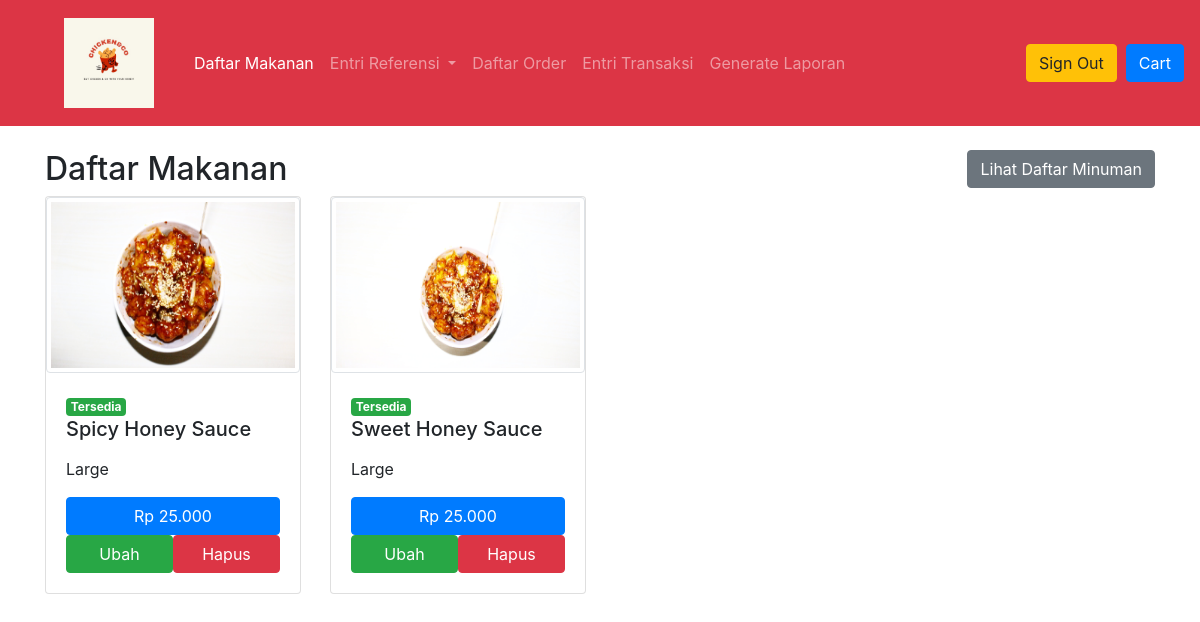
The app's page /admin.php?menu=daftar_makanan (signed in) with its own data.
### tables this page shows
CREATE TABLE IF NOT EXISTS `masakan` (
  `id_masakan` int(11) NOT NULL,
  `nama_masakan` varchar(25) NOT NULL,
  `deskripsi` text NOT NULL,
  `harga` int(11) NOT NULL,
  `status_masakan` int(11) NOT NULL,
  `foto` varchar(50) NOT NULL,
  `kategori_masakan` varchar(11) NOT NULL
);

### rupiah.php (called while the page is built)
<?php
function rupiah($str)
{
    return number_format($str, 0, ",", ".");
}
?>

### admin.php (the view, shortened to what this page needs)
<!DOCTYPE html>
<html>
<head>
	<link rel="stylesheet" href="https://stackpath.bootstrapcdn.com/bootstrap/4.4.1/css/bootstrap.min.css">
    <link rel="stylesheet" type="text/css" href="https://cdn.datatables.net/1.10.20/css/jquery.dataTables.min.css">
    <link rel="stylesheet" href="https://unpkg.com/aos@next/dist/aos.css" />
</head>
<body>
<?php
    include "koneksi.php";
    include "rupiah.php";
    include "navbar_admin.php";
    if(isset($_GET['menu'])){
      if($_GET['menu']=="daftar_makanan"){
        include "daftar_makanan.php";
      }else if($_GET['menu']=="generate_laporan"){
        include "generate_laporan.php";
      }else if($_GET['menu']=="daftar_order"){
      include "daftar_order.php";
      }else if($_GET['menu']=="entri_transaksi"){
      include "entri_transaksi.php";
      }else if($_GET['menu']=="daftar_minuman"){
        include "daftar_minuman.php";
      }
    }
  ?>
</body>
</html>

### daftar_makanan.php (shortened to what this page needs)
<div class="container"><br>
  <div class="row">
    <div class="col-md-3">
      <h2>Daftar Makanan</h2>
    </div>
    <div class="col-md-9">
      <a href="admin.php?menu=daftar_minuman" class="btn btn-secondary float-right">Lihat Daftar Minuman</a>
    </div>
  <?php
    include "koneksi.php";
    $query = "SELECT * FROM masakan WHERE kategori_masakan = 'Makanan' ORDER BY id_masakan DESC";
    $result = mysqli_query($koneksi, $query);
    while($data = mysqli_fetch_assoc($result))
    {
  ?>
  <div class="col-md-3">
    <div class="card" style="width: 16rem;">
      <img src="asset/gambar/makanan/<?= $data['foto'];  ?>" class="img-thumbnail" style="height:11rem;">
        <div class="card-body">
          <?php if ($data['status_masakan'] == '1'): ?>
            <span class="badge badge-success">Tersedia</span>
          <?php else: ?>
            <span class="badge badge-danger">Habis</span>
          <?php endif ?>
          <h5 class="card-title"><p><?= $data['nama_masakan'];  ?></p></h5>
          <p class="card-text"><?= $data['deskripsi']; ?></p>
          <button type="button" data-target="#dMasakan_<?= $data['id_masakan'] ?>" data-toggle="modal" class="btn btn-primary col-sm-12" >Rp <?php if($_SESSION['id_level'] == ''){ echo rupiah($data['harga'] + 5000); }else{echo rupiah($data['harga']);} ?></button>
          <?php
            if ($_SESSION['id_level'] == "1") {
              echo "<a href='ubah_makanan.php?id_masakan=$data[id_masakan]' class='btn btn-success col-sm-6'>Ubah</a>";
              echo "<a href='proses/proses_hapus_makanan.php?id_masakan=$data[id_masakan]' class='btn btn-danger col-sm-6'>Hapus</a>";
            }
           ?>
        </div>
      </div>
  </div>
  <?php } ?>
  </div>
</div>

### records on screen
masakan: foto (picture), status_masakan "Tersedia", nama_masakan "Spicy Honey Sauce", deskripsi "Large", harga "25.000"
masakan: foto (picture), status_masakan "Tersedia", nama_masakan "Sweet Honey Sauce", deskripsi "Large", harga "25.000"
